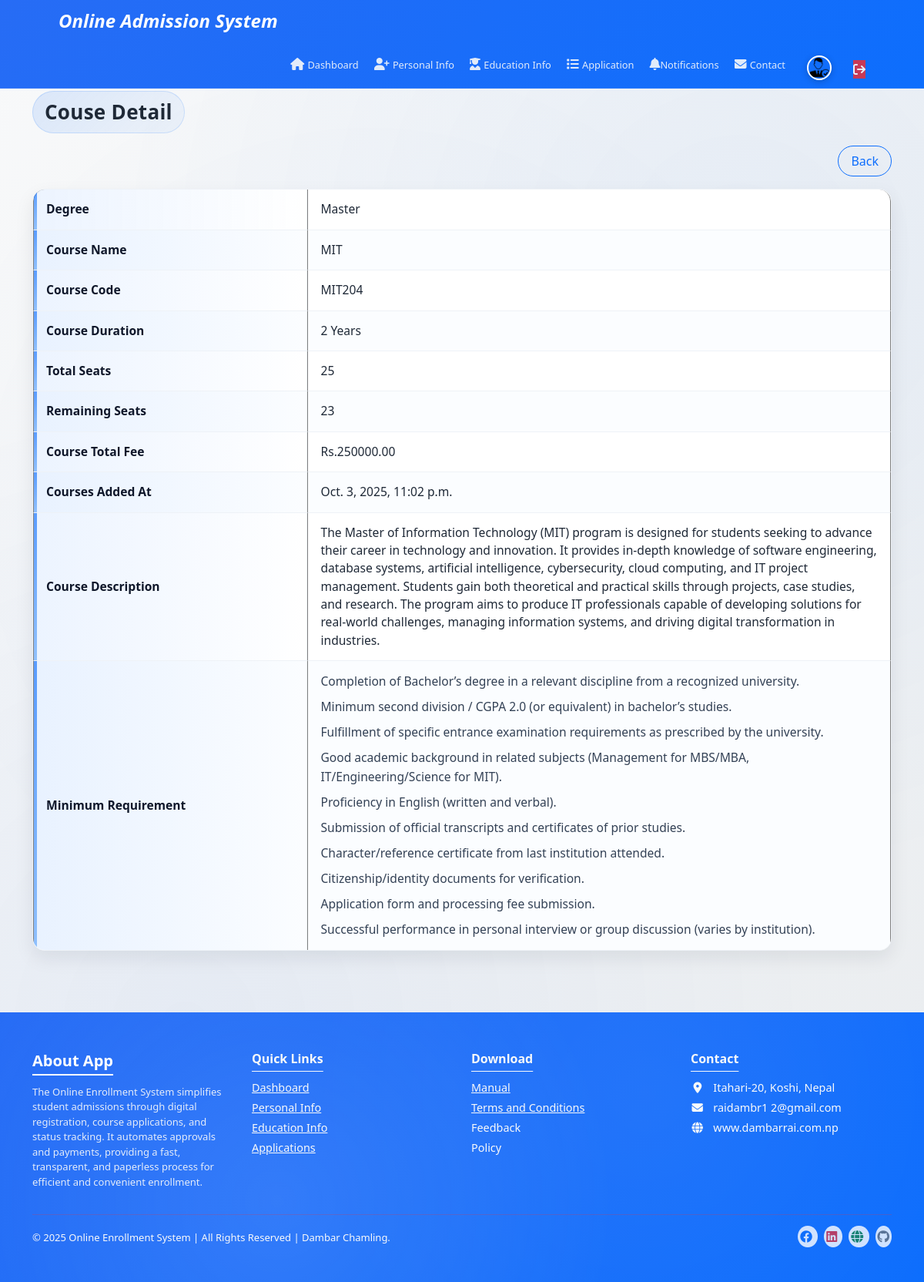
The page /select-course/3/ (signed in) on the database as committed earlier.
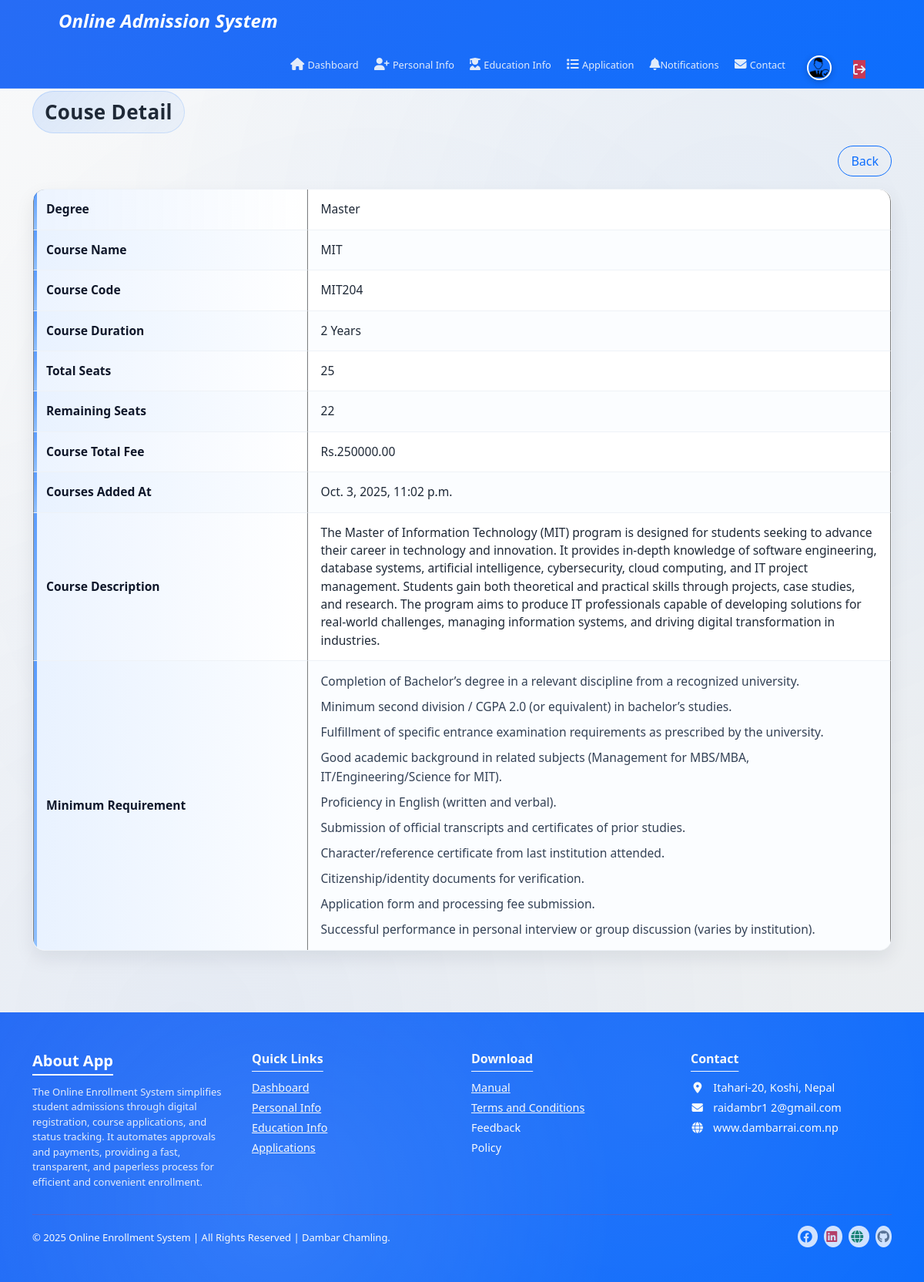
The same page on the database as committed later.
### admissionapp/models.py (models this page shows, shortened)
class CourseDetails(models.Model):
    DEGREE_CHOICES = [
        ("Master", "Master"),
        ("Bachelor", "Bachelor"),
        ("Plus2", "Plus2"),
    ]
    COURSE_DURATION = [
        ("2 Years", "2 Years"),
        ("3 Years", "3 Years"),
        ("4 Years", "4 Years"),
        ("5 Years", "5 Years"),
    ]
    degree = models.CharField(max_length=50, choices=DEGREE_CHOICES)
    course_name = models.CharField(max_length=10, unique=True,
                                   verbose_name="Course Name(short form)")
    course_full_name = models.CharField(max_length=100, unique=True, blank=True,
                                    verbose_name="Course Full Name")
    course_code = models.CharField(max_length=10, unique=True)
    course_duration = models.CharField(max_length=10, choices=COURSE_DURATION)
    total_seats = models.PositiveIntegerField(default=40)
    seats_filled = models.PositiveIntegerField(default=0)
    course_fee = models.DecimalField(max_digits=10, decimal_places=2, default=0)
    course_add_date = models.DateTimeField(auto_now_add=True, blank=True, null=True)
    course_desc = models.TextField(blank=True, help_text="Overview, curriculum etc"
                                   ,verbose_name="Course Description")
    min_requirement = models.TextField(
        blank=True,
        verbose_name="Minimum Requirement",
        help_text="Write as bullet sentences",
    )
    bg_pic = models.ImageField(
        upload_to=course_bg_upload_path,
        blank=True,
        null=True,
        help_text="Upload a background image for the course",
        verbose_name="Background Picture"
    )
    @property
    def remaining_seat(self):
        return self.total_seats - self.seats_filled

### admissionapp/views.py (the view)
# urls.py: path("select-course/<int:pk>/", views.select_course, name="select_course"),
def select_course(request, pk):
    course_info = get_object_or_404(CourseDetails, pk=pk)
    application_exists = Application.objects.filter(
        user=request.user, application_status='pending'
    ).exists()
    has_personal_info = PersonalInfo.objects.filter(
        user=request.user
    ).exists()
    has_edu_info = EducationalInfo.objects.filter(
        user=request.user
    ).exists()
    context = {
        "course_info": course_info,
        "has_personal_info": has_personal_info,
        "has_edu_info": has_edu_info,
        "application_exists": application_exists,
    }
    return render(request, "student/select_course.html", context)

### admissionapp/context_processors.py (called while the page is built)
def profile_flags(request):
    if not request.user.is_authenticated:
        return {}
    personal_done = PersonalInfo.objects.filter(user=request.user).exists()
    edu_done = EducationalInfo.objects.filter(user=request.user).exists()
    return {
        "personal_done": personal_done,
        "edu_done": edu_done,
        "profile_ready": personal_done and edu_done,
    }

### templates/student/select_course.html (shortened to what this page needs)
{% extends 'student/student_base.html' %}
{% load static %}
{% load humanize %}
{% block css %}
  <link rel="stylesheet" href="{% static 'css/student/select_course.css' %}" />
{% endblock %}
{% block body %}
  <div class="course-select-container container">
    <div class="course-select-title py-2">Couse Detail</div>
    <div class="back-btn text-end">
      <a href="{% url 'student_dashboard' %}" class="btn btn-outline-primary my-3">Back</a>
    </div>
    <div class="course">
      <table class="table-bordered">
            <tr>
                <th>Degree</th><td>{{ course_info.degree }}</td>
            </tr>
            <tr>
                <th>Course Name</th><td>{{ course_info.course_name}}</td>
            </tr>
            <tr>
                <th>Course Code</th><td>{{ course_info.course_code}}</td>
            </tr>
             <tr>
                <th>Course Duration</th><td>{{ course_info.course_duration}}</td>
            </tr>
             <tr>
                <th>Total Seats</th><td>{{ course_info.total_seats}}</td>
            </tr>
            <tr>
                <th>Remaining Seats</th><td>{{ course_info.remaining_seat}}</td>
            </tr>
             <tr>
                <th>Course Total Fee</th><td>Rs.{{ course_info.course_fee}}</td>
            </tr>
             <tr>
                <th>Courses Added At</th><td>{{ course_info.course_add_date}}</td>
            </tr>
            <tr>
                <th>Course Description</th><td>{{ course_info.course_desc}}</td>
            </tr>
            <tr>
                <th>Minimum Requirement</th><td>
                  {{ course_info.min_requirement|default:"No Specific requirements."|linebreaks}}</td>
            </tr>
        </table>
    </div>
  </div>
{% endblock %}

Rows that differ between the two databases and show on the page:
changed CourseDetails "Master": remaining_seat "23" → "22"
